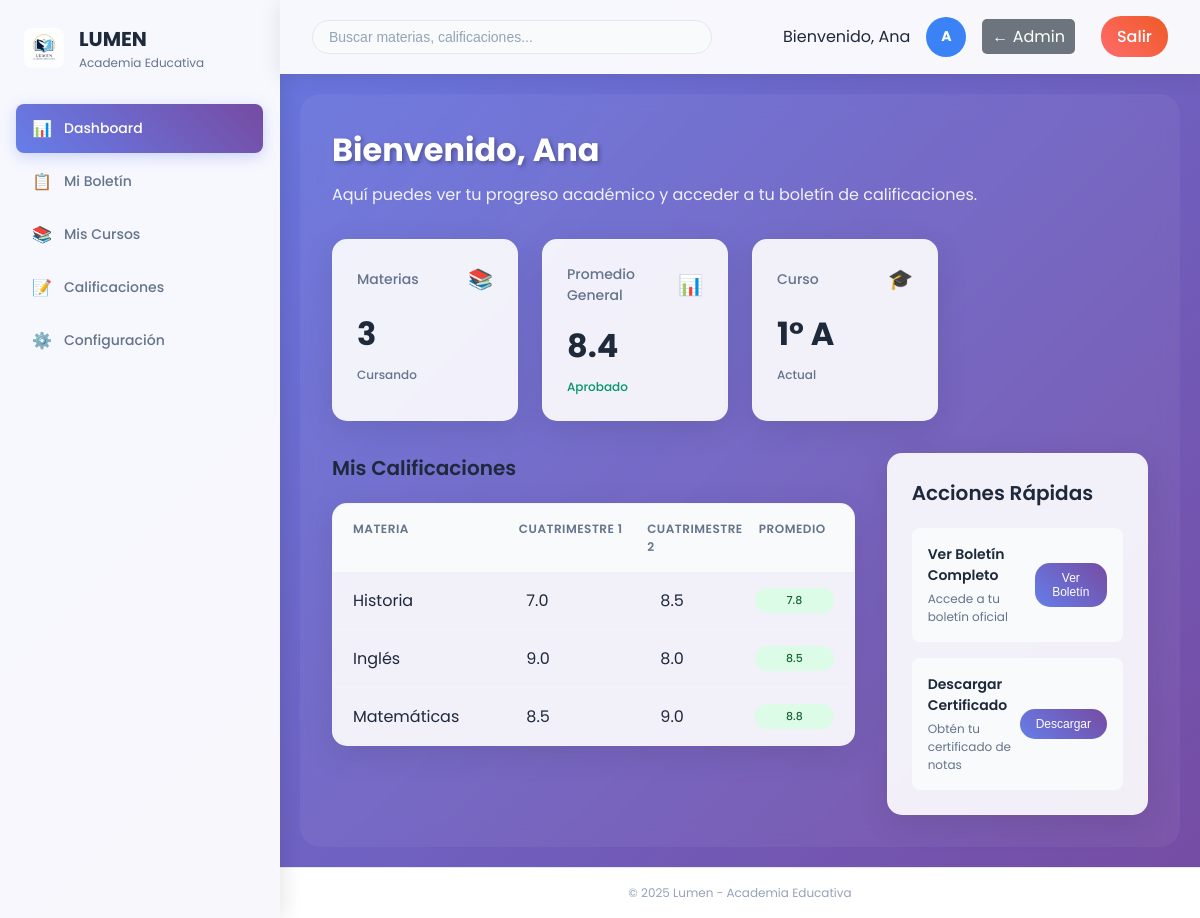
Page /alumno-dashboard.php (signed in) on the committed database.
### tables this page shows
CREATE TABLE IF NOT EXISTS alumnos (
    id INT AUTO_INCREMENT PRIMARY KEY,
    nombre VARCHAR(50) NOT NULL,
    apellido VARCHAR(50) NOT NULL,
    email VARCHAR(100) UNIQUE NOT NULL,
    curso VARCHAR(10) NOT NULL,
    fecha_nacimiento DATE NOT NULL,
    password VARCHAR(255) NOT NULL,
    fecha_registro TIMESTAMP DEFAULT CURRENT_TIMESTAMP
);

CREATE TABLE IF NOT EXISTS calificaciones (
    id INT AUTO_INCREMENT PRIMARY KEY,
    alumno_id INT NOT NULL,
    materia VARCHAR(50) NOT NULL,
    cuatrimestre_1 DECIMAL(3,1) DEFAULT NULL,
    cuatrimestre_2 DECIMAL(3,1) DEFAULT NULL,
    calificacion_anual DECIMAL(3,1) DEFAULT NULL,
    calificacion_final DECIMAL(3,1) DEFAULT NULL,
    observaciones TEXT DEFAULT NULL,
    fecha_actualizacion TIMESTAMP DEFAULT CURRENT_TIMESTAMP ON UPDATE CURRENT_TIMESTAMP,
    FOREIGN KEY (alumno_id) REFERENCES alumnos(id) ON DELETE CASCADE
);

### alumno-dashboard.php (the view, shortened to what this page needs)
<?php
require_once 'config.php';
if ($_SESSION['user_type'] === 'admin' && isset($_GET['alumno_id'])) {
    $alumno_id = $_GET['alumno_id'];
} else {
    $alumno_id = $_SESSION['user_id'];
}
$stmt = $pdo->prepare("SELECT * FROM alumnos WHERE id = ?");
$stmt->execute([$alumno_id]);
$alumno = $stmt->fetch(PDO::FETCH_ASSOC);
$stmt = $pdo->prepare("SELECT * FROM calificaciones WHERE alumno_id = ? ORDER BY materia");
$stmt->execute([$alumno_id]);
$calificaciones = $stmt->fetchAll(PDO::FETCH_ASSOC);
$total_notas = 0;
$count_notas = 0;
foreach ($calificaciones as $cal) {
    if ($cal['calificacion_anual']) {
        $total_notas += $cal['calificacion_anual'];
        $count_notas++;
    }
}
$promedio_general = $count_notas > 0 ? round($total_notas / $count_notas, 1) : 0;
?>
<!DOCTYPE html>
<html lang="es">
<head>
    <link rel="stylesheet" href="main-dashboard-styles.css">
</head>
<body>
    <div class="sidebar">
        <div class="logo">
            <a href="home.php" style="display: flex; align-items: center; gap: 15px; text-decoration: none; color: inherit;">
                <img src="WhatsApp Image 2025-09-02 at 3.45.39 PM.jpeg" alt="Logo" class="logo-image" style="width: 40px; height: 40px; border-radius: 8px; object-fit: cover;">
                <div>
                    <div class="logo-title">LUMEN</div>
                    <div class="logo-subtitle">Academia Educativa</div>
                </div>
            </a>
        </div>
        <nav class="nav-menu">
            <a href="#" class="nav-item active">
                <span class="nav-icon">📊</span>
                Dashboard
            </a>
            <a href="#" class="nav-item" onclick="showBoletin()">
                <span class="nav-icon">📋</span>
                Mi Boletín
            </a>
            <a href="#" class="nav-item">
                <span class="nav-icon">📚</span>
                Mis Cursos
            </a>
            <a href="#" class="nav-item">
                <span class="nav-icon">📝</span>
                Calificaciones
            </a>
            <a href="#" class="nav-item">
                <span class="nav-icon">⚙️</span>
                Configuración
            </a>
        </nav>
    </div>
    <div class="main-content">
        <div class="header">
            <div class="search-bar">
                <input type="text" placeholder="Buscar materias, calificaciones...">
            </div>
            <div class="header-actions">
                <span>Bienvenido, <?= htmlspecialchars($alumno['nombre']) ?></span>
                <div class="user-avatar"><?= strtoupper(substr($alumno['nombre'], 0, 1)) ?></div>
                <?php if ($_SESSION['user_type'] === 'admin'): ?>
                    <a href="admin-panel.php" class="btn-back" style="margin-right: 10px; padding: 5px 10px; background: #6c757d; color: white; text-decoration: none; border-radius: 5px;">← Admin</a>
                <?php endif; ?>
                <a href="logout.php" class="btn-logout">Salir</a>
            </div>
        </div>
        <div class="content" id="dashboard-content">
            <div class="welcome-section">
                <h1>Bienvenido, <?= htmlspecialchars($alumno['nombre']) ?></h1>
                <p>Aquí puedes ver tu progreso académico y acceder a tu boletín de calificaciones.</p>
            </div>
            <div class="stats-grid">
                <div class="stat-card">
                    <div class="stat-header">
                        <span class="stat-title">Materias</span>
                        <span class="stat-icon">📚</span>
                    </div>
                    <div class="stat-number"><?= count($calificaciones) ?></div>
                    <div class="stat-change neutral">Cursando</div>
                </div>
                <div class="stat-card">
                    <div class="stat-header">
                        <span class="stat-title">Promedio General</span>
                        <span class="stat-icon">📊</span>
                    </div>
                    <div class="stat-number"><?= $promedio_general ?></div>
                    <div class="stat-change <?= $promedio_general >= 7 ? 'positive' : 'negative' ?>">
                        <?= $promedio_general >= 7 ? 'Aprobado' : 'Necesita mejorar' ?>
                    </div>
                </div>
                <div class="stat-card">
                    <div class="stat-header">
                        <span class="stat-title">Curso</span>
                        <span class="stat-icon">🎓</span>
                    </div>
                    <div class="stat-number"><?= htmlspecialchars($alumno['curso']) ?></div>
                    <div class="stat-change neutral">Actual</div>
                </div>
            </div>
            <div class="content-grid">
                <div class="recent-students">
                    <h2>Mis Calificaciones</h2>
                    <div class="students-table">
                        <div class="table-header">
                            <span>Materia</span>
                            <span>Cuatrimestre 1</span>
                            <span>Cuatrimestre 2</span>
                            <span>Promedio</span>
                        </div>
                        <?php foreach ($calificaciones as $cal): ?>
                        <div class="student-row">
                            <div class="student-info">
                                <span><?= htmlspecialchars($cal['materia']) ?></span>
                            </div>
                            <span><?= $cal['cuatrimestre_1'] ?: '-' ?></span>
                            <span><?= $cal['cuatrimestre_2'] ?: '-' ?></span>
                            <span class="status <?= $cal['calificacion_anual'] >= 7 ? 'excellent' : ($cal['calificacion_anual'] >= 6 ? 'good' : 'attention') ?>">
                                <?= $cal['calificacion_anual'] ?: '-' ?>
                            </span>
                        </div>
                        <?php endforeach; ?>
                    </div>
                </div>
                <div class="upcoming-classes">
                    <h2>Acciones Rápidas</h2>
                    <div class="class-list">
                        <div class="class-item">
                            <div class="class-info">
                                <h3>Ver Boletín Completo</h3>
                                <p>Accede a tu boletín oficial</p>
                            </div>
                            <button class="details-btn" onclick="showBoletin()">Ver Boletín</button>
                        </div>
                        <div class="class-item">
                            <div class="class-info">
                                <h3>Descargar Certificado</h3>
                                <p>Obtén tu certificado de notas</p>
                            </div>
                            <button class="details-btn">Descargar</button>
                        </div>
                    </div>
                </div>
            </div>
        </div>
        <div class="footer">
            <p>© 2025 Lumen - Academia Educativa</p>
        </div>
    </div>
</body>
</html>

### alumno-dashboard.php (style rules this page uses)
.content { padding: 32px; background: rgba(255, 255, 255, 0.05); backdrop-filter: blur(10px); border-radius: 20px; margin: 20px; }
.welcome-section h1 { color: white; text-shadow: 2px 2px 4px rgba(0,0,0,0.3); }
.welcome-section p { color: rgba(255,255,255,0.9); }
.btn-logout { background: linear-gradient(45deg, #ff6b6b, #ee5a24); color: white; padding: 8px 16px; text-decoration: none; border-radius: 20px; font-weight: 500; transition: all 0.3s ease; }
.details-btn { background: linear-gradient(45deg, #667eea, #764ba2); color: white; padding: 8px 16px; border: none; border-radius: 15px; font-size: 12px; font-weight: 500; cursor: pointer; transition: all 0.3s ease; }

### rows in the picture
alumnos: nombre "Ana", nombre "A", curso "1° A"
calificaciones: materia "Historia", cuatrimestre_1 "7.0", cuatrimestre_2 "8.5", calificacion_anual "7.8"
calificaciones: materia "Inglés", cuatrimestre_1 "9.0", cuatrimestre_2 "8.0", calificacion_anual "8.5"
calificaciones: materia "Matemáticas", cuatrimestre_1 "8.5", cuatrimestre_2 "9.0", calificacion_anual "8.8"

### other values in the picture
count($calificaciones) "3"
$promedio_general "8.4"
